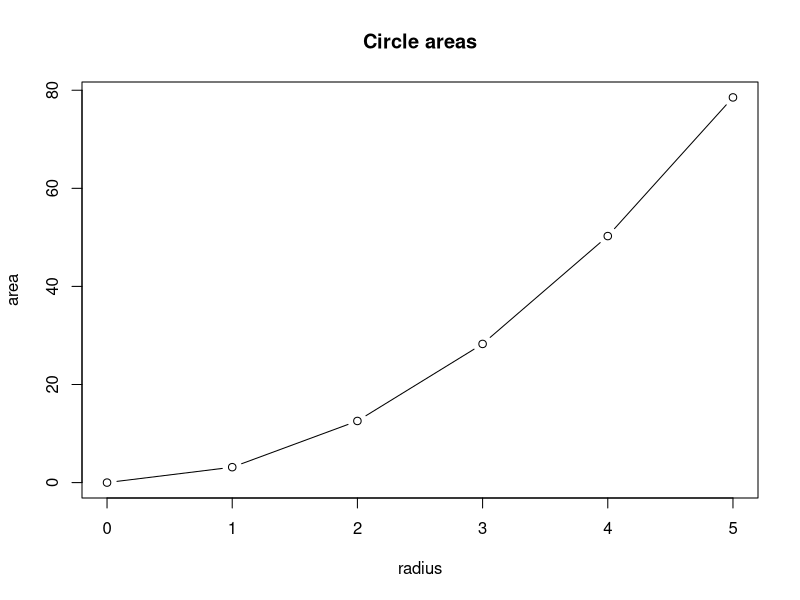

R code for this plot:
# set working directory
setwd("~/Magnus documents/R test")
#This is the area function to be used
area <- function(r){pi * r^2}
# Preset the number of different radiuses to plot
values <- 5
y <- double(length(values))
for (i in 1:values) {
  y = c(y,area(i))
}

plot(x=c(0:5),y,type = "b", xlab ="radius", ylab = "area", main = "Circle areas")
